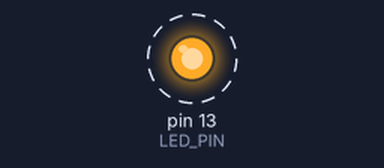
This sketch was run on a simulated Arduino Uno, built with avr-gcc and run on an emulated ATmega328P. Parts: output pins drawn as LEDs (lit = HIGH). Dashed ring = blinking.

Above: at 0.2 s.
Timing chart, 0 to 3.0 s (numbered marks = the images above):
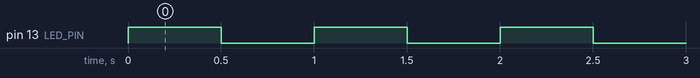

The sketch:

led_oop_organized.ino
```cpp
#define LED_PIN 13

#include "Led.h"

Led led(LED_PIN);

void setup() {
  led.init();
}

void loop() {
  led.on();
  delay(500);
  led.off();
  delay(500);
}
```

Led.cpp
```cpp
#include "Led.h"

Led::Led(byte pin)
{
  this->pin = pin;
}

void Led::init()
{
  pinMode(pin, OUTPUT);
}

void Led::init(byte defaultState)
{
  init();
  if (defaultState == HIGH) {
    on();
  }
  else {
    off();
  }
}

void Led::on()
{
  digitalWrite(pin, HIGH);
}

void Led::off()
{
  digitalWrite(pin, LOW);
}
```

Led.h
```cpp
#ifndef LED_H
#define LED_H

#include <Arduino.h>

class Led
{
private:
  byte pin;
public:
  Led() {} // do not use
  Led(byte pin);

  // init the pin for the LED
  // call this in setup()
  void init();
  void init(byte defaultState);

  // power on the LED
  void on();
  // power off the LED
  void off();
};

#endif
```

Measured:
- by itself, pin 13 (LED_PIN): alternates HIGH for 0.50 s and LOW for 0.50 s
